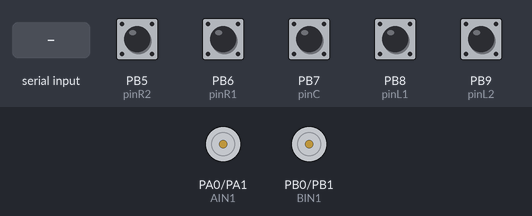
The sketch below on a simulated STM32 Blue Pill. Parts: motor-driver pin pairs drawn as motors (green arrow = first pin HIGH = forward, orange = second pin HIGH = backward, longer = more drive). The inputs (shaded band) are chosen by the test bench; at power-on: PB5 (pinR2), PB6 (pinR1), PB7 (pinC), PB8 (pinL1), PB9 (pinL2) HIGH.

Above: at 1.2 s.
1.3 s: "auto\n" received over the second serial link
At 2.2 s:
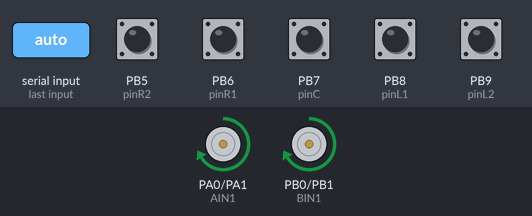
2.8 s: PB5 (pinR2) pulled LOW for 0.15 s
At 2.87 s:
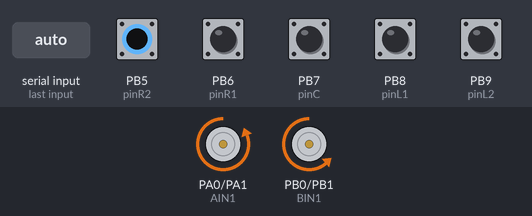
4.4 s: PB6 (pinR1) pulled LOW for 0.15 s
At 5.3 s:
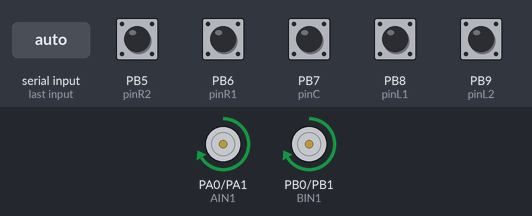
6.0 s: PB8 (pinL1) pulled LOW for 0.15 s
At 6.07 s:
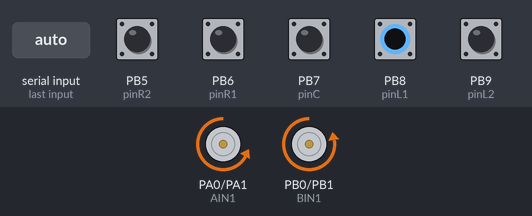
7.6 s: PB5 (pinR2) pulled LOW for 1 s
At 8.2 s:
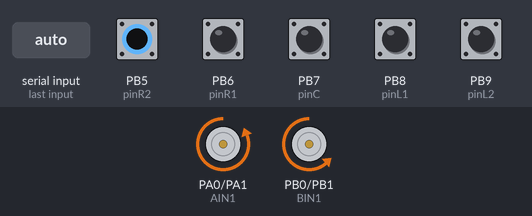
10.1 s: PB9 (pinL2) pulled LOW for 0.15 s
At 10.8 s:
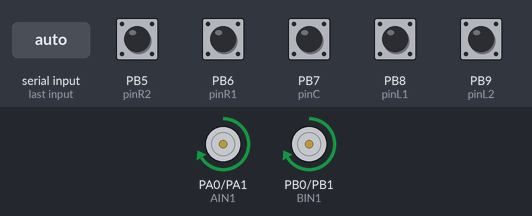
Timing chart, 0 to 12.7 s (numbered marks = the images above; inputs shaded):
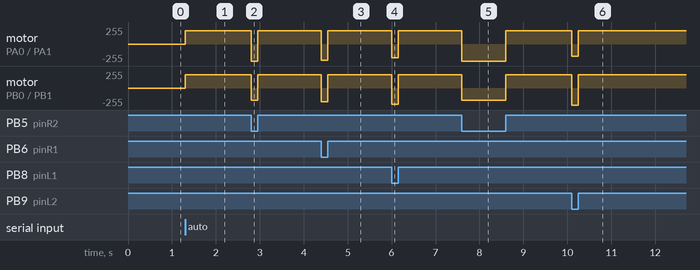

Measured:
- after the input at 1.3 s, motor on PA0 (AIN1) / PA1 (AIN2), motor on PB0 (BIN1) / PB1 (BIN2): stopped → forward 200/255 at once
- after the input at 2.8 s, motor on PA0 (AIN1) / PA1 (AIN2): forward 200/255 → backward 255/255 at once, → forward 200/255 0.15 s later; motor on PB0 (BIN1) / PB1 (BIN2): forward 200/255 → backward 182/255 at once, → forward 200/255 0.15 s later
- after the input at 4.4 s, motor on PA0 (AIN1) / PA1 (AIN2): forward 200/255 → backward 244/255 at once, → forward 200/255 0.15 s later; motor on PB0 (BIN1) / PB1 (BIN2): forward 200/255 → backward 203/255 at once, → forward 200/255 0.15 s later
- after the input at 6.0 s, motor on PA0 (AIN1) / PA1 (AIN2): forward 200/255 → backward 203/255 at once, → forward 200/255 0.15 s later; motor on PB0 (BIN1) / PB1 (BIN2): forward 200/255 → backward 244/255 at once, → forward 200/255 0.15 s later
- after the input at 7.6 s, motor on PA0 (AIN1) / PA1 (AIN2): forward 200/255 → backward 255/255 at once, → forward 200/255 1.0 s later; motor on PB0 (BIN1) / PB1 (BIN2): forward 200/255 → backward 182/255 at once, → forward 200/255 1.0 s later
- after the input at 10.1 s, motor on PA0 (AIN1) / PA1 (AIN2): forward 200/255 → backward 182/255 at once, → forward 200/255 0.15 s later; motor on PB0 (BIN1) / PB1 (BIN2): forward 200/255 → backward 255/255 at once, → forward 200/255 0.15 s later

The sketch:

new_pwm.ino
```cpp
// ======================================================
// STM32 Robot: Remote Speed + PID + Sensor Fix
// มอเตอร์: ซ้าย PA0, PA1 | ขวา PB0, PB1 (PWM)
// ======================================================

const int pinL2 = PB9;
const int pinL1 = PB8;
const int pinC  = PB7;
const int pinR1 = PB6;
const int pinR2 = PB5;

#define AIN1 PA0
#define AIN2 PA1
#define BIN1 PB0
#define BIN2 PB1

int remoteSpeed = 180;
float Kp = 50.0;  // ปรับเพิ่มเพื่อให้เลี้ยวแรงขึ้น
float Kd = 25.0;
int lastError = 0;
bool isAutoMode = false;
int s[5];

void setup() {
  Serial.begin(115200);
  Serial2.begin(115200);

  pinMode(AIN1, OUTPUT); pinMode(AIN2, OUTPUT);
  pinMode(BIN1, OUTPUT); pinMode(BIN2, OUTPUT);

  // ใช้ INPUT_PULLUP ตามโค้ดเก่าของคุณเป๊ะๆ
  pinMode(pinL2, INPUT_PULLUP); pinMode(pinL1, INPUT_PULLUP);
  pinMode(pinC,  INPUT_PULLUP); pinMode(pinR1, INPUT_PULLUP);
  pinMode(pinR2, INPUT_PULLUP);

  stopMotor();
}

void loop() {
  // อ่านเซนเซอร์เข้า Array (ดำ=0, ขาว=1 ตามโค้ดเก่า)
  s[0] = digitalRead(pinL2);
  s[1] = digitalRead(pinL1);
  s[2] = digitalRead(pinC);
  s[3] = digitalRead(pinR1);
  s[4] = digitalRead(pinR2);

  if (Serial2.available() > 0) {
    String cmd = Serial2.readStringUntil('\n');
    cmd.trim(); cmd.toLowerCase();

    if (cmd.indexOf("auto") >= 0) {
      isAutoMode = true;
      lastError = 0;
    }
    else if (cmd.indexOf("manual") >= 0) {
      isAutoMode = false;
      stopMotor();
    }

    // รับค่า Speed จากแอป
    if (cmd.indexOf("speed") >= 0 || cmd.indexOf("value") >= 0) {
      String val = "";
      for (int i=0; i<cmd.length(); i++) if (isDigit(cmd[i])) val += cmd[i];
      if (val.length() > 0) remoteSpeed = constrain(val.toInt(), 100, 255);
    }

    if (!isAutoMode) {
      if (cmd.indexOf("forward") >= 0)  setMotorPWM(remoteSpeed, remoteSpeed);
      else if (cmd.indexOf("backward") >= 0) setMotorPWM(-remoteSpeed, -remoteSpeed);
      else if (cmd.indexOf("left") >= 0)     setMotorPWM(-remoteSpeed, remoteSpeed);
      else if (cmd.indexOf("right") >= 0)    setMotorPWM(remoteSpeed, -remoteSpeed);
      else if (cmd.indexOf("stop") >= 0)     stopMotor();
    }
  }

  if (isAutoMode) runPID();
}

void runPID() {
  // 1. เช็คเส้นชัย (ดำ=0) ตาม Logic โค้ดเก่า
  int blackCount = (s[0]==0) + (s[1]==0) + (s[2]==0) + (s[3]==0) + (s[4]==0);
  if (blackCount >= 4) { brakeMotor(); isAutoMode = false; return; }

  // 2. กรณีหลุดเส้น (ขาวหมด=1)
  if (blackCount == 0) {
    setMotorPWM(-120, -120); // ถอยหลังหาเส้น
    return;
  }

  // 3. คำนวณ Error (แปลง ดำ=0 ให้เป็นค่าในการคำนวณ)
  // เราจะใช้ (1 - s[i]) เพื่อให้ ดำกลายเป็น 1 และ ขาวกลายเป็น 0 ในการคำนวณ
  int error = ((1-s[0]) * -2) + ((1-s[1]) * -1) + ((1-s[2]) * 0) + ((1-s[3]) * 1) + ((1-s[4]) * 2);

  // 4. PD Control
  int turn = (int)(Kp * error + Kd * (error - lastError));
  lastError = error;

  // 5. สั่งล้อหมุน (remoteSpeed เป็นความเร็วพื้นฐาน)
  setMotorPWM(remoteSpeed + turn, remoteSpeed - turn);
}

void setMotorPWM(int L, int R) {
  int minP = 150; // กัน Deadzone
  if (L > 0) L = map(L, 0, 255, minP, 255); else if (L < 0) L = map(L, -255, 0, -255, -minP);
  if (R > 0) R = map(R, 0, 255, minP, 255); else if (R < 0) R = map(R, -255, 0, -255, -minP);

  L = constrain(L, -255, 255); R = constrain(R, -255, 255);

  // ล้อซ้าย PA0, PA1
  if (L >= 0) { analogWrite(AIN1, 0); analogWrite(AIN2, L); }
  else { analogWrite(AIN1, abs(L)); analogWrite(AIN2, 0); }

  // ล้อขวา PB0, PB1
  if (R >= 0) { analogWrite(BIN1, 0); analogWrite(BIN2, R); }
  else { analogWrite(BIN1, abs(R)); analogWrite(BIN2, 0); }
}

void stopMotor() {
  analogWrite(AIN1, 0); analogWrite(AIN2, 0);
  analogWrite(BIN1, 0); analogWrite(BIN2, 0);
}

void brakeMotor() {
  digitalWrite(AIN1, HIGH); digitalWrite(AIN2, HIGH);
  digitalWrite(BIN1, HIGH); digitalWrite(BIN2, HIGH);
  delay(150); stopMotor();
}
```
